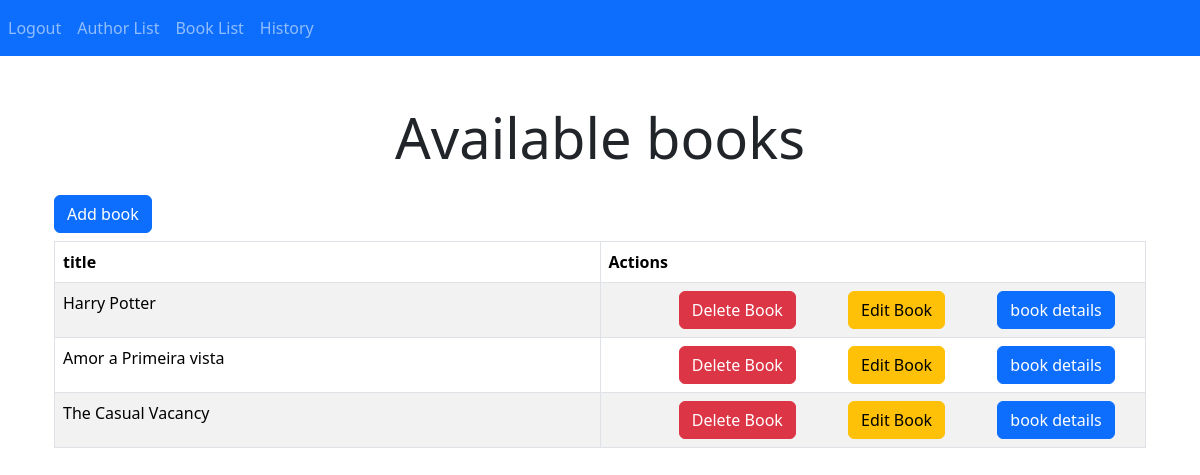
Page /home (signed in) on the committed database.
### capstone/models.py (models this page shows, shortened)
class Book(models.Model):
    title = models.CharField(max_length=200)
    author = models.ForeignKey(Author, on_delete=models.CASCADE, related_name='books')
    publication_date = models.DateField()
    description = models.CharField(max_length=250)
    genre = models.CharField(max_length=30)
    isRented = models.BooleanField()

### capstone/views.py (the view)
# urls.py: path('home', views.Home, name='home'),
@login_required
def Home(request):
    Books = Book.objects.all()
    rented_book = Rented.objects.all()
    unavailable_books = rented_book.filter(returned_date__isnull=True)
    return render(request, 'book_list.html', {'books': Books, 'rented_book':rented_book, 'unavailable_books':unavailable_books})

### capstone/templates/book_list.html (shortened to what this page needs)
{% extends "master.html" %}
{% block content %}
<div class="container mt-5">
    <h1 class="display-4 text-center mb-4">Available books</h1>
    {% if user.is_staff %}
    <h4><a class="btn btn-primary" href="{% url 'addBook'%}"> Add book</a></h4>
    {% endif %}
    <div class="table-responsive ">
        <table class="table table-bordered table-striped table-hover">
            <thead class="thead-dark">
                <tr>
                    <th>title</th>
                    <th>Actions</th>
                </tr>
            </thead>
            <tbody>
                {% for book in books %}
                    {% if book.isRented == False%}
                        <tr>
                            <td>{{ book.title }}</td>
                            {% if user.is_staff %}
                                <td class="w-50 text-center">
                                    <a class="ms-5 btn btn-danger" href="{% url 'delete_book' book.pk %}">Delete Book</a>
                                    <a class="ms-5 btn btn-warning" href="{% url 'editBook' book.pk %}">Edit Book</a>
                            {% else %}
                                <td class="w-25 text-center">
                                    <a class=" btn btn-success" href="{% url 'rent_book' book.pk %}">Rent Book</a>
                            {% endif %}
                            <a class="btn btn-primary ms-5" href="{% url 'book_detail' book.pk %}">book details</a> </td>
                        </tr>
                        {% endif %}
                {% endfor %}
            </tbody>
        </table>
    </div>
    {% endblock %}

### rows in the picture
Book: title "Harry Potter"
Book: title "Amor a Primeira vista"
Book: title "The Casual Vacancy"
